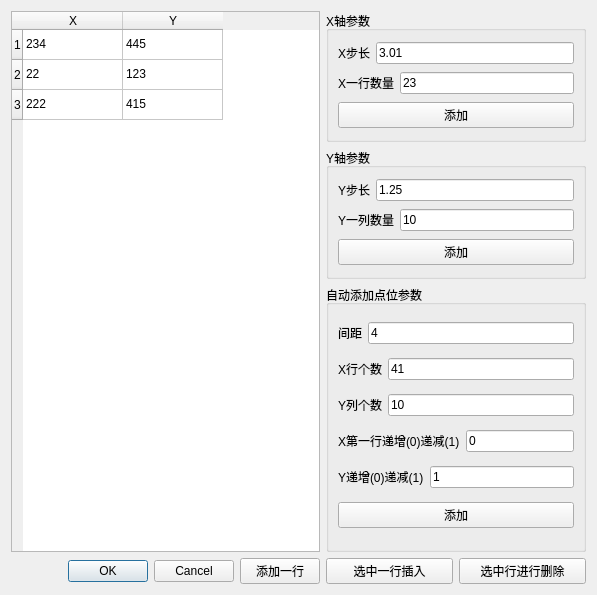
<?xml version="1.0" encoding="UTF-8"?>
<ui version="4.0">
 <class>AxisFormula</class>
 <widget class="QDialog" name="AxisFormula">
  <property name="geometry">
   <rect>
    <x>0</x>
    <y>0</y>
    <width>597</width>
    <height>595</height>
   </rect>
  </property>
  <property name="windowTitle">
   <string>Dialog</string>
  </property>
  <layout class="QGridLayout" name="gridLayout_4">
   <item row="0" column="0" colspan="2">
    <widget class="QTableWidget" name="tableWidget">
     <row/>
     <row/>
     <row/>
     <column>
      <property name="text">
       <string>X</string>
      </property>
     </column>
     <column>
      <property name="text">
       <string>Y</string>
      </property>
     </column>
     <item row="0" column="0">
      <property name="text">
       <string>234</string>
      </property>
     </item>
     <item row="0" column="1">
      <property name="text">
       <string>445</string>
      </property>
     </item>
     <item row="1" column="0">
      <property name="text">
       <string>22</string>
      </property>
     </item>
     <item row="1" column="1">
      <property name="text">
       <string>123</string>
      </property>
     </item>
     <item row="2" column="0">
      <property name="text">
       <string>222</string>
      </property>
     </item>
     <item row="2" column="1">
      <property name="text">
       <string>415</string>
      </property>
     </item>
    </widget>
   </item>
   <item row="0" column="2" colspan="2">
    <layout class="QVBoxLayout" name="verticalLayout_2">
     <item>
      <layout class="QVBoxLayout" name="verticalLayout">
       <item>
        <widget class="QGroupBox" name="groupBox">
         <property name="title">
          <string>X轴参数</string>
         </property>
         <layout class="QGridLayout" name="gridLayout">
          <item row="0" column="0">
           <layout class="QHBoxLayout" name="horizontalLayout">
            <item>
             <widget class="QLabel" name="label">
              <property name="text">
               <string>X步长</string>
              </property>
             </widget>
            </item>
            <item>
             <widget class="QLineEdit" name="xStep">
              <property name="text">
               <string>3.01</string>
              </property>
             </widget>
            </item>
           </layout>
          </item>
          <item row="1" column="0">
           <layout class="QHBoxLayout" name="horizontalLayout_2">
            <item>
             <widget class="QLabel" name="label_2">
              <property name="text">
               <string>X一行数量</string>
              </property>
             </widget>
            </item>
            <item>
             <widget class="QLineEdit" name="XCount">
              <property name="text">
               <string>23</string>
              </property>
             </widget>
            </item>
           </layout>
          </item>
          <item row="2" column="0">
           <widget class="QPushButton" name="pushButton_4">
            <property name="text">
             <string>添加</string>
            </property>
           </widget>
          </item>
         </layout>
        </widget>
       </item>
       <item>
        <widget class="QGroupBox" name="groupBox_2">
         <property name="title">
          <string>Y轴参数</string>
         </property>
         <layout class="QGridLayout" name="gridLayout_2">
          <item row="0" column="0">
           <layout class="QHBoxLayout" name="horizontalLayout_3">
            <item>
             <widget class="QLabel" name="label_3">
              <property name="text">
               <string>Y步长</string>
              </property>
             </widget>
            </item>
            <item>
             <widget class="QLineEdit" name="ystep">
              <property name="text">
               <string>1.25</string>
              </property>
             </widget>
            </item>
           </layout>
          </item>
          <item row="1" column="0">
           <layout class="QHBoxLayout" name="horizontalLayout_4">
            <item>
             <widget class="QLabel" name="label_4">
              <property name="text">
               <string>Y一列数量</string>
              </property>
             </widget>
            </item>
            <item>
             <widget class="QLineEdit" name="yCount">
              <property name="text">
               <string>10</string>
              </property>
             </widget>
            </item>
           </layout>
          </item>
          <item row="2" column="0">
           <widget class="QPushButton" name="pushButton_5">
            <property name="text">
             <string>添加</string>
            </property>
           </widget>
          </item>
         </layout>
        </widget>
       </item>
      </layout>
     </item>
     <item>
      <widget class="QGroupBox" name="groupBox_3">
       <property name="title">
        <string>自动添加点位参数</string>
       </property>
       <layout class="QGridLayout" name="gridLayout_3">
        <item row="3" column="0">
         <layout class="QHBoxLayout" name="horizontalLayout_8">
          <item>
           <widget class="QLabel" name="label_8">
            <property name="text">
             <string>X第一行递增(0)递减(1)</string>
            </property>
           </widget>
          </item>
          <item>
           <widget class="QLineEdit" name="xorder">
            <property name="text">
             <string>0</string>
            </property>
           </widget>
          </item>
         </layout>
        </item>
        <item row="1" column="0">
         <layout class="QHBoxLayout" name="horizontalLayout_6">
          <item>
           <widget class="QLabel" name="label_6">
            <property name="text">
             <string>X行个数</string>
            </property>
           </widget>
          </item>
          <item>
           <widget class="QLineEdit" name="XCount_2">
            <property name="text">
             <string>41</string>
            </property>
           </widget>
          </item>
         </layout>
        </item>
        <item row="5" column="0">
         <widget class="QPushButton" name="pushButton_6">
          <property name="text">
           <string>添加</string>
          </property>
         </widget>
        </item>
        <item row="0" column="0">
         <layout class="QHBoxLayout" name="horizontalLayout_5">
          <item>
           <widget class="QLabel" name="label_5">
            <property name="text">
             <string>间距</string>
            </property>
           </widget>
          </item>
          <item>
           <widget class="QLineEdit" name="interval">
            <property name="text">
             <string>4</string>
            </property>
           </widget>
          </item>
         </layout>
        </item>
        <item row="2" column="0">
         <layout class="QHBoxLayout" name="horizontalLayout_7">
          <item>
           <widget class="QLabel" name="label_7">
            <property name="text">
             <string>Y列个数</string>
            </property>
           </widget>
          </item>
          <item>
           <widget class="QLineEdit" name="yCount_3">
            <property name="text">
             <string>10</string>
            </property>
           </widget>
          </item>
         </layout>
        </item>
        <item row="4" column="0">
         <layout class="QHBoxLayout" name="horizontalLayout_9">
          <item>
           <widget class="QLabel" name="label_9">
            <property name="text">
             <string>Y递增(0)递减(1)</string>
            </property>
           </widget>
          </item>
          <item>
           <widget class="QLineEdit" name="yorder">
            <property name="text">
             <string>1</string>
            </property>
           </widget>
          </item>
         </layout>
        </item>
       </layout>
      </widget>
     </item>
    </layout>
   </item>
   <item row="1" column="0">
    <widget class="QDialogButtonBox" name="buttonBox">
     <property name="orientation">
      <enum>Qt::Horizontal</enum>
     </property>
     <property name="standardButtons">
      <set>QDialogButtonBox::Cancel|QDialogButtonBox::Ok</set>
     </property>
    </widget>
   </item>
   <item row="1" column="1">
    <widget class="QPushButton" name="pushButton">
     <property name="text">
      <string>添加一行</string>
     </property>
    </widget>
   </item>
   <item row="1" column="2">
    <widget class="QPushButton" name="pushButton_2">
     <property name="text">
      <string>选中一行插入</string>
     </property>
    </widget>
   </item>
   <item row="1" column="3">
    <widget class="QPushButton" name="pushButton_3">
     <property name="text">
      <string>选中行进行删除</string>
     </property>
    </widget>
   </item>
  </layout>
 </widget>
 <resources/>
 <connections>
  <connection>
   <sender>buttonBox</sender>
   <signal>accepted()</signal>
   <receiver>AxisFormula</receiver>
   <slot>accept()</slot>
   <hints>
    <hint type="sourcelabel">
     <x>248</x>
     <y>254</y>
    </hint>
    <hint type="destinationlabel">
     <x>157</x>
     <y>274</y>
    </hint>
   </hints>
  </connection>
  <connection>
   <sender>buttonBox</sender>
   <signal>rejected()</signal>
   <receiver>AxisFormula</receiver>
   <slot>reject()</slot>
   <hints>
    <hint type="sourcelabel">
     <x>316</x>
     <y>260</y>
    </hint>
    <hint type="destinationlabel">
     <x>286</x>
     <y>274</y>
    </hint>
   </hints>
  </connection>
 </connections>
</ui>
